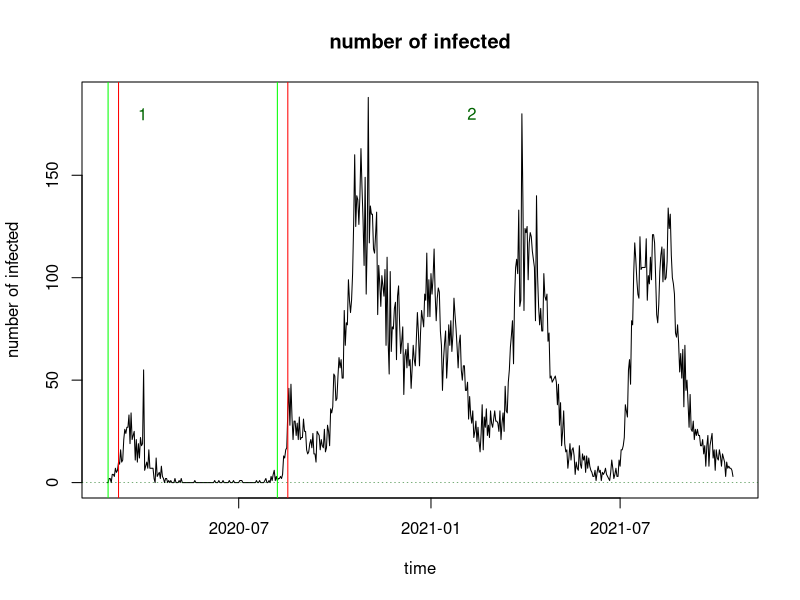

Source code (R): (Note: this script raises an error after producing the figure.)
data<-read.csv2("data_COVID.csv",header=T,sep=",") 

head(data)
dim(data)
str(data)
data$data <- as.Date(data$data)
data$operatori.sanitari <- as.numeric(data$operatori.sanitari) # na here ..
data$all.inf <- sum(data$operatori.sanitari+data$altri)# tutti= oper.sanit + altri
# incomplete data first wave
datawave1.incomp<- data[1:75, 3]
# plot all the waves
#problem with plotting 724 so must cut the tail
plot(data$data[1:600],data$altri[1:600],type="l",xlab="time",ylab="number of infected", col="black",main="number of infected",pch=20)
wavebreaks <- c(data$data[75],data$data[164],data$data[475])
#abline(v=wavebreaks,lty=2,lwd=1,col="darkgreen")
window.start<-c(data$data[2],data$data[164])
window.end<-c(data$data[2+10],data$data[164+10])
abline(v=window.start,lty=1,lwd=1,col="green")
abline(v=window.end,lty=1,lwd=1,col="red")
abline(h=0,lty=3,lwd=0.5,col="darkgreen")
midwavebreaks <- c(data$data[35],data$data[350])
text(midwavebreaks[c(1,2)],c(180,180),labels=c("1","2"),col="darkgreen",lwd=2)

# waves 
Zf1 <- data$altri[1:75] # first wave
Zf2 <- data$altri[164:475] # second wave
Zf3 <- data$altri[476:593] # third wave

Zf1[5]<-1; Zf1[47]<-6;Zf1[48]<-6
Zf1<-Zf1[5:56]
#  mle
mle1<-mle(Zf1)
mle2<-mle(Zf2)
mle3<-mle(Zf3)
# add mles to plot
text(midwavebreaks[c(1,3,4)],c(300,300,300),
labels=c(paste("mle=",round(mle1,4)),paste("mle2=",round(mle2,4)),
paste("mle3=",round(mle3,4))),col="darkgreen",lwd=2)

# plot the first wave only
plot(data$data[5:56],Zf1,type="l",xlab="time",ylab="number of infected", col="black",pch=20,main="")

# simulate trajectories using mle1
Nsim<-100
Zsim<-matrix(NA,nrow=Nsim,ncol=75)
for(j in 1:Nsim){
	Zsim[j,]<-gw(p,time=75)}
plot(data$data[1:75],data$altri[1:75],type="l",xlab="time",ylab="number of infected", col="black",pch=20, lwd=2,main="sardinia - first wave")
for (i in 1:Nsim){
lines(data$data[1:75],Zsim[i,],type="l", lwd=1, col="gray",pch=20)
}
lines(data$data[1:75],apply(Zsim,2,max),type="l", lwd=2,col="orange",pch=20)
